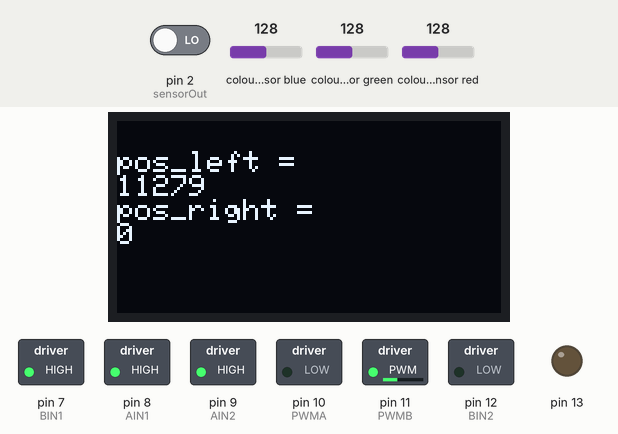
This sketch was run on a simulated Arduino Uno, built with avr-gcc and run on an emulated ATmega328P. Parts: 128×64 one-colour display, switched loads named in the sketch (green lamp = pin HIGH), output pins drawn as LEDs (lit = HIGH). Wiring (inferred from the names in the program): TCS3200 colour sensor: output pin 2; S2 pin 5; S3 pin 6; S0 pin 3; S1 pin 4. The test bench sets the inputs (shaded band); at power-on: colour sensor red 128, pin 2 (sensorOut) LOW, colour sensor blue 128, colour sensor green 128. Pins used as bus, display or sensor lines are not drawn.

Above: at 1.2 s.
1.3 s: colour sensor red set to 54
At 1.81 s:
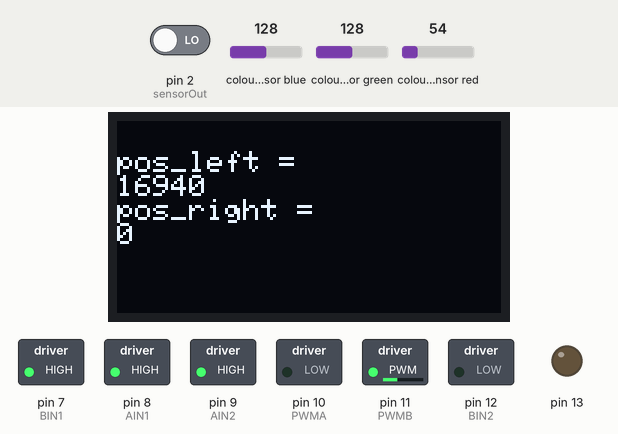
4.3 s: colour sensor red set to 47
At 4.7 s:
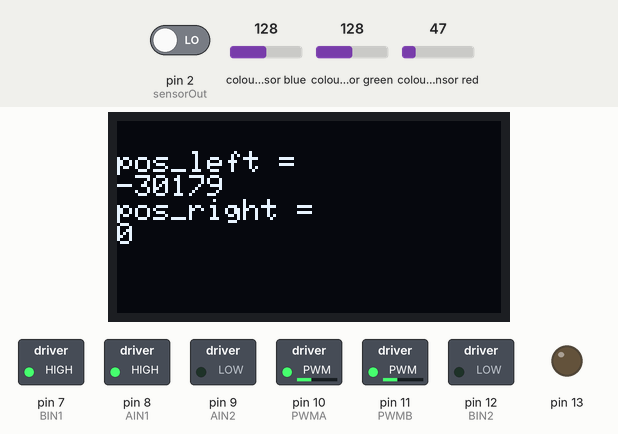
6.0 s: colour sensor red set to 5
At 6.22 s:
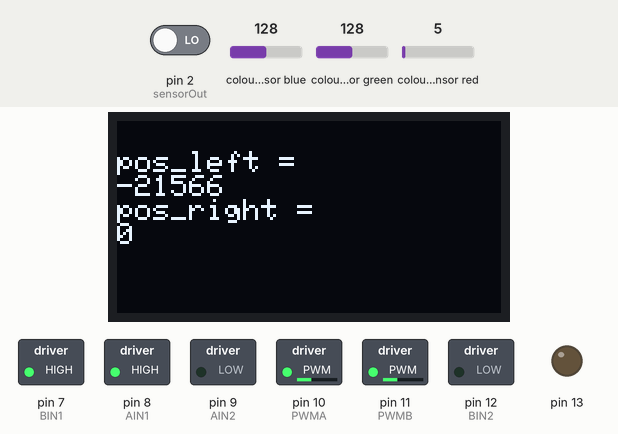
Timing chart, 0 to 9.0 s (numbered marks = the images above; inputs shaded):
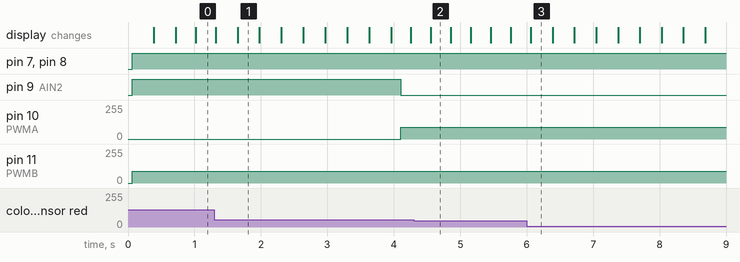

The sketch:

task_2.ino
```cpp
//libries
#include <Wire.h>
#include <Adafruit_GFX.h>
#include <Adafruit_SSD1306.h>


//Tasks
#define STATE_TASK1 1
#define STATE_TASK2 2
#define STATE_TASK3 3
#define STATE_TASK4 4
#define STATE_TASK5 5
#define STATE_TASK6 6
#define STATE_TASK7 7
#define STATE_TASK8 8

int currentState = STATE_TASK1;

//Pin definitions for the L298N Motor Driver
#define AIN1 8
#define BIN1 7
#define AIN2 9
#define BIN2 12
#define PWMA 10
#define PWMB 11

bool isBlackLine = 0;             //keep 1 in case of black line. In case of white line change this to 0
unsigned int lineThickness = 15;  //Enter line thickness in mm. Works best for thickness between 10 & 35
unsigned int numSensors = 7;      // Enter number of sensors as 5 or 7

//PID Values
int P, D, I, previousError, PIDvalue;
double error = 0.00;
int lsp, rsp;
int lfSpeed = 90;
int currentSpeed = 30;
int sensorWeight[10] = {5, 4, 2, 1, 0, 0, -1, -2, -4, -5};
int activeSensors;
float Kp = 0.007;
float Kd = 0.005;
float Ki = 0.00;

int onLine = 1;

//Define arrays for store IR Array readings
int minValues[10], maxValues[10], threshold[10], sensorValue[10], sensorArray[10];

// Define color sensor pins
#define S0 3
#define S1 4
#define S2 5
#define S3 6
#define sensorOut 2

int redMin = 17; // Red minimum value
int redMax = 145; // Red maximum value
int greenMin = 18; // Green minimum value
int greenMax = 155; // Green maximum value
int blueMin = 17; // Blue minimum value
int blueMax = 140; // Blue maximum value
//-----------------------------------------

int redPW = 0;
int greenPW = 0;
int bluePW = 0;

int redValue;
int greenValue;
int blueValue;


//Define Array for store the barcode values(i dont know the exact numbers to add here so i allocate 10 elements check it before competion)
int barCode[20];
int currentSize = 0;
int vBoxPosition;

//Box placed in task 2
int placed = 0;
const int pickBoxLed = 6;  //LED for task 2 virtual box pickup indication

// Constants for encoders
const int EN_LEFT_A_PIN = 2;
const int EN_LEFT_B_PIN = 3;
const int EN_RIGHT_A_PIN = 18;
const int EN_RIGHT_B_PIN = 19;
#define CPR 225          // Encoder Pulses Per Revolution
#define WHEEL_DIAMETER 0.064 // Wheel diameter in meters (example: 6.5 cm)


const float CIRCUMFERENCE = PI * WHEEL_DIAMETER; // Wheel circumference in meters
volatile int position_left = 0;                       // Encoder position (counts)
volatile int position_right = 0;

// Speed control parameters
float basePWM = 70;             // Base PWM value
float correctionFactor = 2.0;    // Proportional control factor

// Variables for speed calculation
volatile int prev_position_left = 0;
volatile int prev_position_right = 0;
float speed_left = 0.0;
float speed_right = 0.0;

// Time tracking
unsigned long prevTime = 0;

int linecolor = 0;
float length = 0.00;
int distance_right = 0;
int distance_left = 0;
int distance1 = 0;
int distance2 = 0;
int distance3 = 0;

//ultrasonic
const int trig_pin = 4;
const int echo_pin = 5;
float timing = 0.0;
float distance = 0.0;

// Interrupt Service Routine for Channel A
void ISR_LEFT_A() {
    bool current_left_A = digitalRead(EN_LEFT_A_PIN);
    bool current_left_B = digitalRead(EN_LEFT_B_PIN);
    if (current_left_A == current_left_B)
        position_left++;
    else
        position_left--;
}

void ISR_RIGHT_A() {
    bool current_RIGHT_A = digitalRead(EN_RIGHT_A_PIN);
    bool current_RIGHT_B = digitalRead(EN_RIGHT_B_PIN);
    if (current_RIGHT_A == current_RIGHT_B)
        position_right--;
    else
        position_right++;
}

//Display
#define SCREEN_WIDTH 128 // OLED display width, in pixels
#define SCREEN_HEIGHT 64 // OLED display height, in pixels

// Declaration for an SSD1306 display connected to I2C (SDA, SCL pins)
Adafruit_SSD1306 display(SCREEN_WIDTH, SCREEN_HEIGHT, &Wire, -1);


void setup() {
  Serial.begin(9600);

  pinMode(EN_LEFT_A_PIN, INPUT_PULLUP);
  pinMode(EN_LEFT_B_PIN, INPUT_PULLUP);
  pinMode(EN_RIGHT_A_PIN, INPUT_PULLUP);
  pinMode(EN_RIGHT_B_PIN, INPUT_PULLUP);

  attachInterrupt(digitalPinToInterrupt(EN_LEFT_A_PIN), ISR_LEFT_A, RISING);
  attachInterrupt(digitalPinToInterrupt(EN_RIGHT_A_PIN), ISR_RIGHT_A, RISING);


  pinMode(AIN1, OUTPUT);
  pinMode(AIN2, OUTPUT);
  pinMode(BIN1, OUTPUT);
  pinMode(BIN2, OUTPUT);
  pinMode(PWMA, OUTPUT);
  pinMode(PWMB, OUTPUT);

  // Set S0 - S3 as outputs
  pinMode(S0, OUTPUT);
  pinMode(S1, OUTPUT);
  pinMode(S2, OUTPUT);
  pinMode(S3, OUTPUT);

  // Set Sensor output as input
  pinMode(sensorOut, INPUT);

  // Set Frequency scaling to 20%
  digitalWrite(S0,HIGH);
  digitalWrite(S1,LOW);


  //LED out
  pinMode(13, OUTPUT);
  pinMode(pickBoxLed, OUTPUT);

  if(!display.begin(SSD1306_SWITCHCAPVCC, 0x3C)) { // Address 0x3D for 128x64
    Serial.println(F("SSD1306 allocation failed"));
    for(;;);
  }
  display.setTextSize(1);
  display.setTextColor(WHITE);


  //calibrate();
}
void loop() {
  position_left = 0;
  position_right = 0;
  while (position_left < 325 || position_right < 15 ){
    display.clearDisplay();
    display.setCursor(0, 10);
    display.println("pos_left =");
    display.println(position_left);
    display.println("pos_right =");
    display.println(position_right);
    display.display();
    if (position_left < 325 && position_right < 15){
      motor2run(lfSpeed);
      motor1run(lfSpeed);
    }
    else if (position_left < 325 && position_right > 15){
      motor1run(lfSpeed);
      motor2run(0);
    }
    else if (position_left > 325 && position_right < 15){
      motor1run(0);
      motor2run(lfSpeed);
    }
    else{
      motor2run(0);
      motor1run(0);
    }
  }
  motor2run(0);
  motor1run(0);
  delay(5000);
}

//Function to run Motor 1
void motor1run(int motorSpeed) {
  motorSpeed = constrain(motorSpeed, -255, 255);
  if (motorSpeed > 0) {
    digitalWrite(AIN1, 1);
    digitalWrite(AIN2, 0);
    analogWrite(PWMA, motorSpeed);
  } else if (motorSpeed < 0) {
    digitalWrite(AIN1, 0);
    digitalWrite(AIN2, 1);
    analogWrite(PWMA, abs(motorSpeed));
  } else {
    digitalWrite(AIN1, 1);
    digitalWrite(AIN2, 1);
    analogWrite(PWMA, 0);
  }
}

//Function to run Motor 2
void motor2run(int motorSpeed) {
  motorSpeed = constrain(motorSpeed, -255, 255);
  if (motorSpeed > 0) {
    digitalWrite(BIN1, 1);
    digitalWrite(BIN2, 0);
    analogWrite(PWMB, motorSpeed);
  } else if (motorSpeed < 0) {
    digitalWrite(BIN1, 0);
    digitalWrite(BIN2, 1);
    analogWrite(PWMB, abs(motorSpeed));
  } else {
    digitalWrite(BIN1, 1);
    digitalWrite(BIN2, 1);
    analogWrite(PWMB, 0);
  }
}
```

Measured:
- the behaviour switches between 50 and 49 on colour sensor red (found by bisection; images 1 and 2)
- after the input at 1.3 s, pin 9 (AIN2): HIGH → LOW after 2.8 s instead of 1.5 s; pin 10 (PWMA): 0/255 → 90/255 after 2.8 s instead of 1.5 s
- after the input at 6.0 s, pin 9 (AIN2): stays LOW (without the input it goes to HIGH after 3.8 s); pin 10 (PWMA): stays 90/255 (without the input it goes to 0/255 after 3.8 s)
